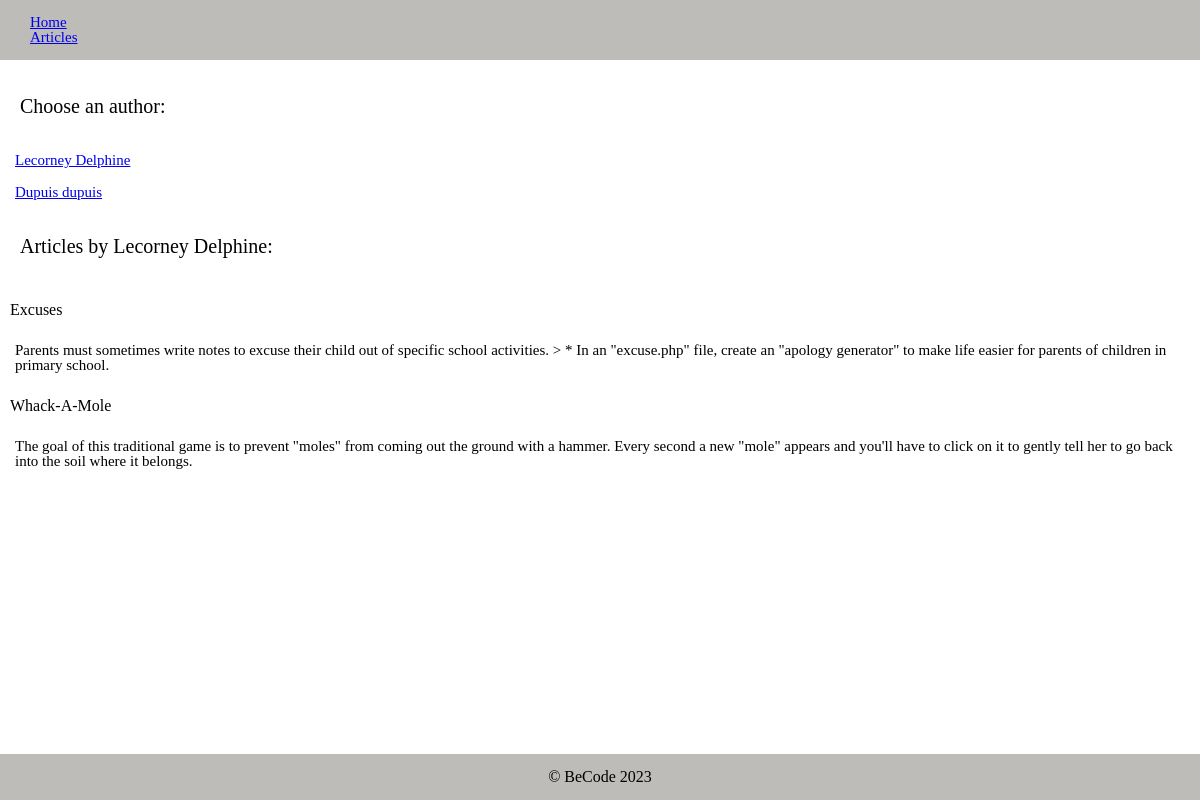
The page /index.php?page=articles-by-author&author=Lecorney+Delphine on the database as committed earlier.
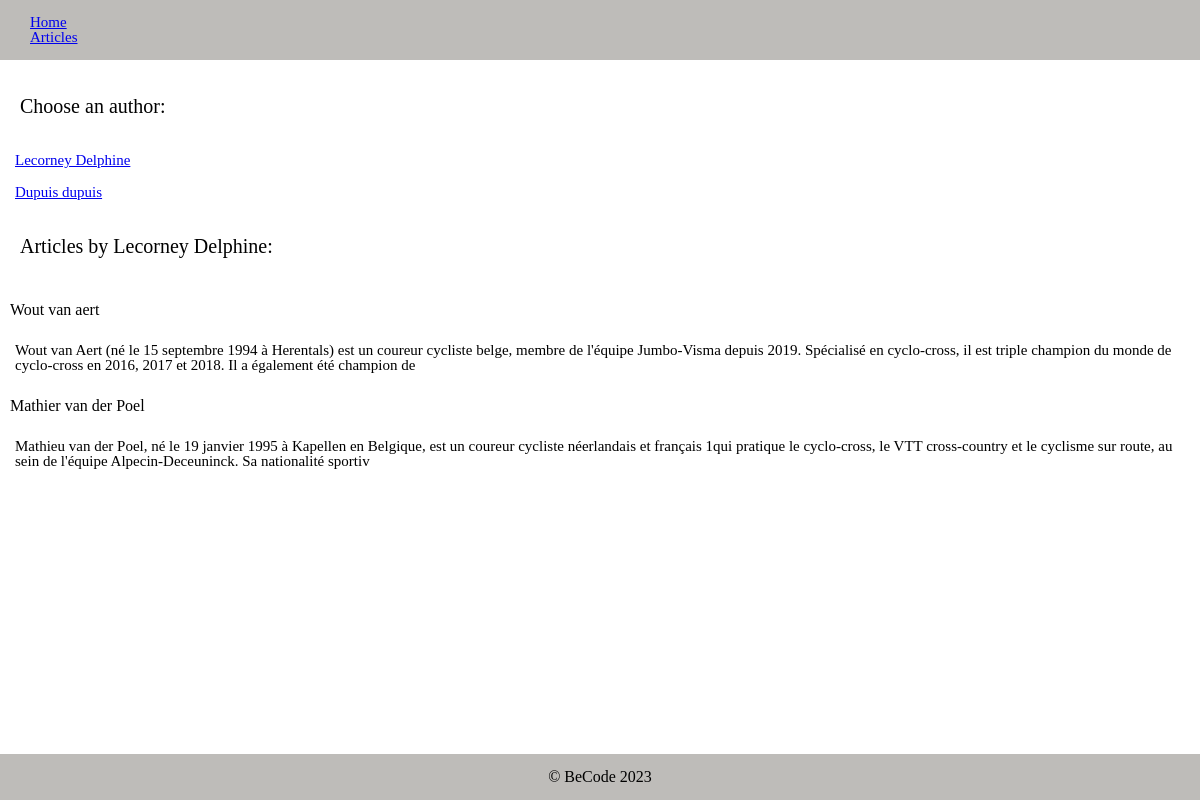
The same page on the database as committed later.
### tables this page shows
CREATE TABLE `articles` (
  `id` int(11) NOT NULL,
  `title` varchar(255) DEFAULT NULL,
  `description` varchar(255) DEFAULT NULL,
  `publish_date` datetime DEFAULT NULL,
  `image_url` varchar(255) DEFAULT NULL,
  `author` varchar(255) DEFAULT NULL
);

### Controller/ArticleController.php (called while the page is built, shortened)
<?php
require_once 'Model/connect.php';
class ArticleController
{
    private $bdd;
    public function __construct()
    {
        $this->bdd = getConnectBdd();
    }
    public function getAuthors()
    {
        $statement = $this->bdd->query('SELECT DISTINCT author FROM articles');
        $authors = $statement->fetchAll(PDO::FETCH_COLUMN);
        return $authors;
    }
    public function articlesByAuthor()
    {
        $authors = $this->getAuthors();
        $author = $_GET['author'];
        $statement = $this->bdd->prepare('SELECT id, title, description, publish_date, image_url, author
                                          FROM articles
                                          WHERE author = :author');
        $statement->bindParam(':author', $author);
        $statement->execute();
        $dataArticles = $statement->fetchAll(PDO::FETCH_ASSOC);
        $articlesByAuthor = [];
        foreach ($dataArticles as $dataArticle) {
            $articlesByAuthor[] = new Article(
                $dataArticle['id'],
                $dataArticle['title'],
                $dataArticle['description'],
                $dataArticle['publish_date'],
                $dataArticle['image_url'] ?? '',
                $dataArticle['author']
            );
        }
        require 'View/articles/articles-by-author.php';
    }
}

### Model/connect.php (called while the page is built)
<?php
function getConnectBdd()
{
    try {
        $bdd = new PDO('mysql:dbname=mvc;host=localhost;charset=utf8', 'root');
        return $bdd;
    } catch (Exception $e) {
        die('Erreur : ' . $e->getMessage());
    }
}
?>

### Model/Article.php (called while the page is built, shortened)
<?php
class Article
{
    public string $title;
    public function __construct(int $id, string $title, ?string $description, ?string $publishDate, string $imageUrl, string $author)
    {
        $this->title = $title;
        $this->description = $description;
    }
    public function getTitle()
    {
        return $this->title;
    }
}

### View/articles/articles-by-author.php (the view)
<?php require 'View/includes/header.php'; ?>
<section>
    <br>
    <h2>Choose an author:</h2><br>
    <ul>
        <?php foreach ($authors as $author): ?>
            <li><a href="index.php?page=articles-by-author&author=<?= urlencode($author) ?>"><?= $author ?></a></li><br>
        <?php endforeach; ?>
    </ul>
    <?php if (isset($_GET['author'])): ?>
        <?php $selectedAuthor = $_GET['author']; ?>
        <?php if (!empty($articlesByAuthor)): ?>
            <h2>Articles by <?= $selectedAuthor ?>:</h2><br>
            <ul>
                <?php foreach ($articlesByAuthor as $article): ?>
                    <li>
                        <h3><?= $article->getTitle() ?></h3>
                        <p><?= $article->description ?></p>
                    </li>
                <?php endforeach; ?>
            </ul>
        <?php endif; ?>
    <?php endif; ?>
</section>
<?php require 'View/includes/footer.php'; ?>

### index.php (shortened to what this page needs)
<?php
require 'Model/Article.php';
require 'Model/connect.php';
require 'Controller/ArticleController.php';
$page = $_GET['page'] ?? null;
switch ($page) {
    case 'articles-by-author':
        (new ArticleController())->articlesByAuthor();
        break;
}

### View/includes/header.php (shortened to what this page needs)
<!doctype html>
<html lang="en">
<head>
    <link rel="stylesheet" href="./public/css/style.css">
</head>
<body>
    <header>
        <ul>
            <li>
                <a href="index.php">Home</a>
            </li>
            <li>
                <a href="index.php?page=articles-index">Articles</a>
            </li>
        </ul>
    </header>

### View/includes/footer.php
<footer>
        &copy; BeCode <?php echo date('Y')?>
    </footer>
</body>
</html>

### public/css/style.css (style rules this page uses)
body { display: flex; flex-direction: column; min-height: 100vh; }
header { background-color: rgb(190, 188, 185); font-size: 15px; padding: 15px; }
h2 { font-size: 20px; padding: 20px; }
h3 { padding: 10px; }
a, p { font-size: 15px; padding: 15px; }
footer { background-color: rgb(190, 188, 185); flex-shrink: 0; text-align: center; padding: 15px; position: fixed; bottom: 0; left: 0; right: 0; }

Rows that differ between the two databases and show on the page:
changed articles: title "Excuses" → "Wout van aert"; description "Parents must sometimes write notes to excuse their child out of specific school activities. > * In an \"excuse.php\" file, create an \"apology generator\" to make life easier for parents of children in primary school." → "Wout van Aert (né le 15 septembre 1994 à Herentals) est un coureur cycliste belge, membre de l'équipe Jumbo-Visma depuis 2019. Spécialisé en cyclo-cross, il est triple champion du monde de cyclo-cross en 2016, 2017 et 2018. Il a également été champion de"
changed articles: title "Whack-A-Mole" → "Mathier van der Poel"; description "The goal of this traditional game is to prevent \"moles\" from coming out the ground with a hammer. Every second a new \"mole\" appears and you'll have to click on it to gently tell her to go back into the soil where it belongs." → "Mathieu van der Poel, né le 19 janvier 1995 à Kapellen en Belgique, est un coureur cycliste néerlandais et français 1qui pratique le cyclo-cross, le VTT cross-country et le cyclisme sur route, au sein de l'équipe Alpecin-Deceuninck. Sa nationalité sportiv"
